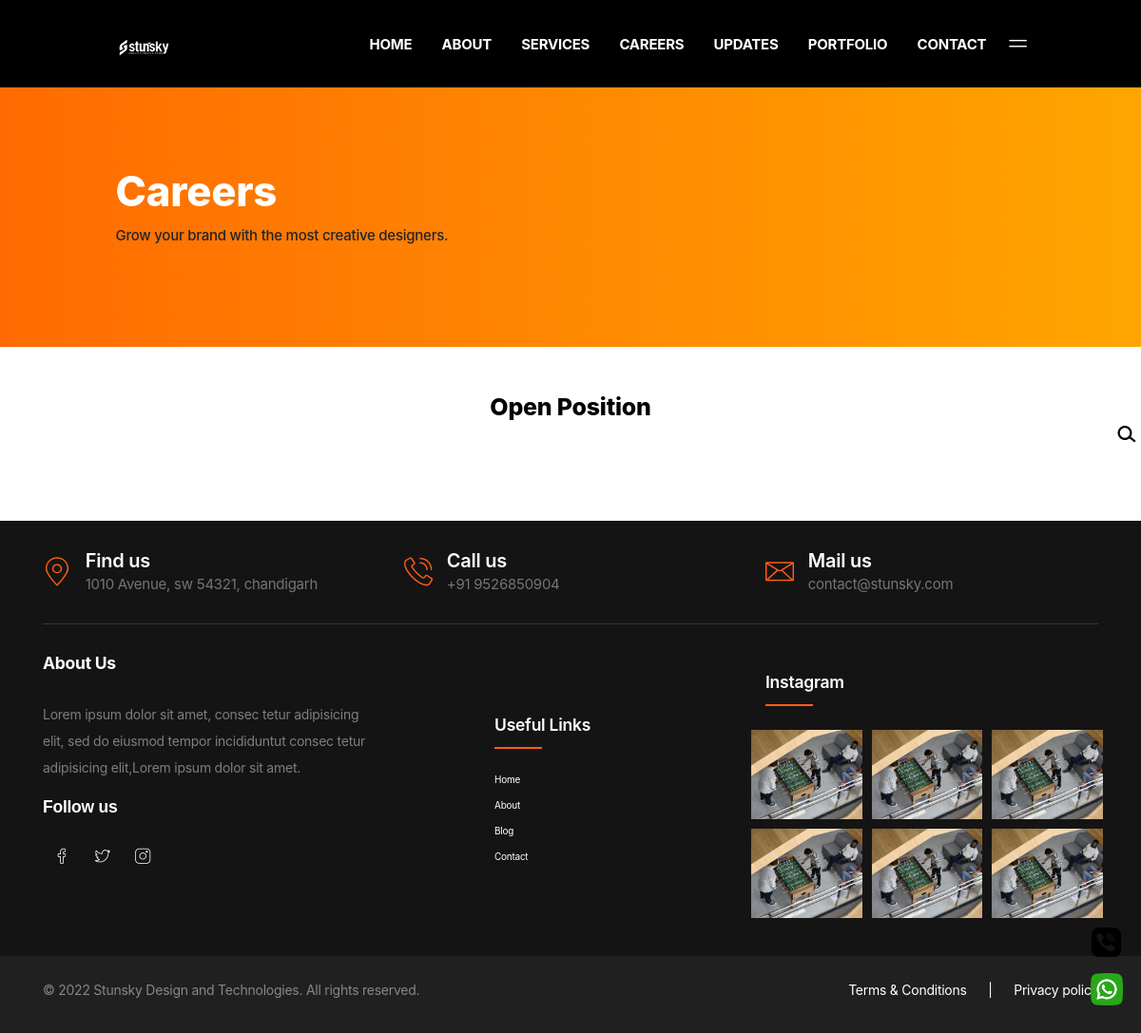
The page /careers on the database as committed earlier.
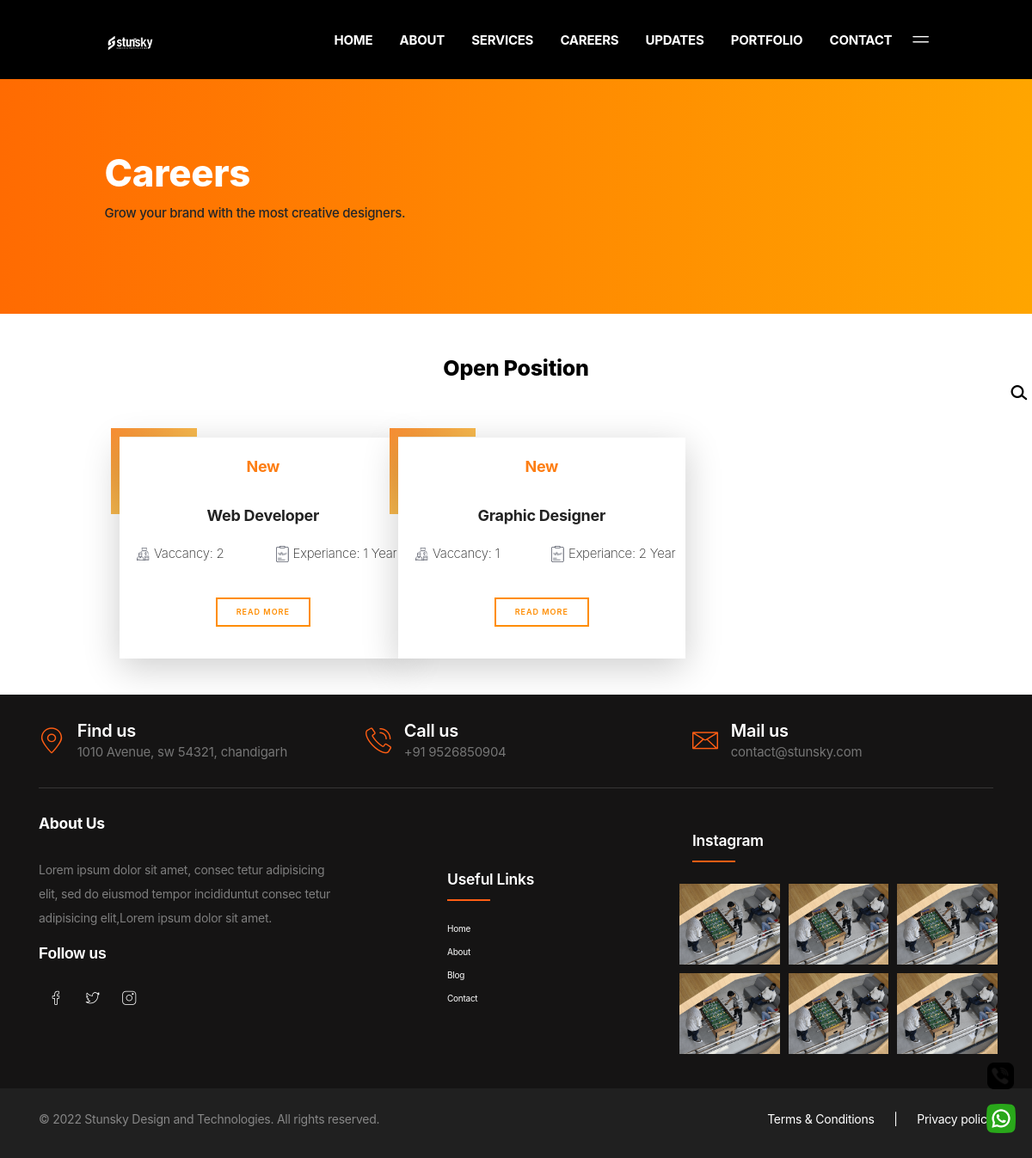
The same page on the database as committed later.
### web/models.py (models this page shows, shortened)
class JobDetails(models.Model):
    job_title = models.CharField(max_length=50, null=True, blank=True)
    location = models.CharField(max_length=50, null=True, blank=True)
    salary = models.CharField(max_length=50, null=True, blank=True)
    vaccancy = models.IntegerField(null=True, blank=True)
    experience = models.IntegerField(null=True, blank=True)
    job_description = HTMLField(null=True, blank=True)
    job_responsibility = HTMLField(null=True, blank=True)
    educational_requirments = HTMLField(null=True, blank=True)
    class Meta:
        verbose_name_plural = ("Jobs")

### web/views.py (the view, shortened to what this page needs)
# urls.py: path('careers', views.careers, name="careers"),
def careers(request):
    jobs = JobDetails.objects.all().order_by()
    search_term = ''
    context = {
        "jobs":jobs,
    }
    return render(request, 'Careers.html', context)

### templates/Careers.html (shortened to what this page needs)
{% extends 'partials/base.html' %}
{% load static %}
{% block content %}
<link rel="stylesheet" href="https://maxcdn.bootstrapcdn.com/bootstrap/3.3.7/css/bootstrap.min.css">
<main class="ptf-main">
	<article class="ptf-page ptf-page--portfolio-listing">
		<section class="has-accent-1-background banner other">
			<div class="ptf-spacer" style=" --ptf-xxl: 18rem; --ptf-md: 16rem;"></div>
			<div class="container-xxl">
				<div class="row">
					<div class="col-xl-9">
						<div class="ptf-animated-block" data-aos="fade" data-aos-delay="0">
							<h1 class="fz-70 fz-40--md fw-extrabold lh-1p1 has-white-color">Careers</h1>
							<div class="ptf-spacer" style=" --ptf-xxl: 1rem;"></div>
							<h4 class="fz-18">Grow your brand with the most
								creative designers.</h4>
						</div>
						<div class="ptf-spacer" style=" --ptf-xxl: 6.25rem; --ptf-md: 3.125rem;"></div>
					</div>
					<div class="col-lg-12">
						<div class="ptf-animated-block" data-aos="fade" data-aos-delay="0">
							<div class="ptf-simple-image">
							</div>
						</div>
					</div>
				</div>
			</div>
		</section>
		<section>
			<div class="ptf-spacer" style=" --ptf-xxl: 5rem; --ptf-md: 5rem; --ptf-sm: 2rem;"></div>
			<div class="container-xxl">
				<h1 class="fz-40 fz-40--md fw-extrabold lh-1p1 has-black-color text-center">Open Position</h1>
				<div class="ptf-navbar-search" style="margin-left: 1054px;font-size: 1rem;">
					<a class="ptf-navbar-search__toggle" style="color: black;" href="#">
						<i class="lnir lnir-search-alt" style="color: black;font-size: large;font-weight: 700;"></i>
						</a>
				</div>
				<br><br>
				<div class="row height d-flex justify-content-center align-items-center">
					<div class="row">
						{% for job in jobs %}
						<div class="col-lg-4 col-md-4 col-sm-12 col-12">
							<div class="wrapper">
								<div class="orange-top orange-border"></div>
								<div class="orange-left orange-border"></div>
								<a class="white-card" href="{% url 'careers Details' job.id %}">
									<p class="category" style="color:#fd7e14 ;">New</p>
									<p class="category mb-2">{{job.job_title}}</p>
									<br>
									<ul class="d-flex" style="list-style-type: none">
										<li class="categoryvacc mt-0 text-left"><img class="mt-0 pl-3 pr-2" src="{% static 'img/vaccancy.svg' %}" alt="icon">Vaccancy: {{job.vaccancy}}</li>
										<li class="categoryvacc mt-0 text-right pl-5"><img class="mt-0 pl-3 pr-2" src="{% static 'img/experiance.svg' %}" alt="icon">Experiance: {{job.experience}} Year</li>
									</ul>
									<p><span class="CTA">Read More</span></p>
								</a>
							</div>
						</div>
						{% endfor %}
					</div>
				</div>
				<div class="ptf-spacer" style=" --ptf-xxl: 5rem; --ptf-md: 5rem; --ptf-sm: 2rem;"></div>
		</section>
	</article>
</main>
{% endblock %}

Rows that differ between the two databases and show on the page:
added JobDetails: job_title "Web Developer", vaccancy "2", experience "1"
added JobDetails: job_title "Graphic Designer", vaccancy "1", experience "2"
